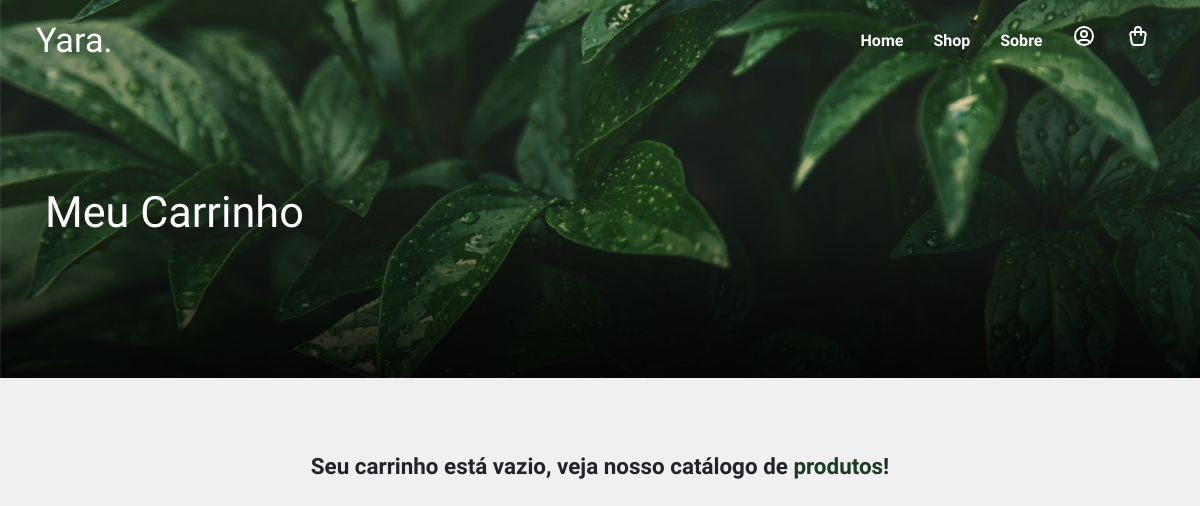
The app's page /view/carrinho.php (signed in), older data.
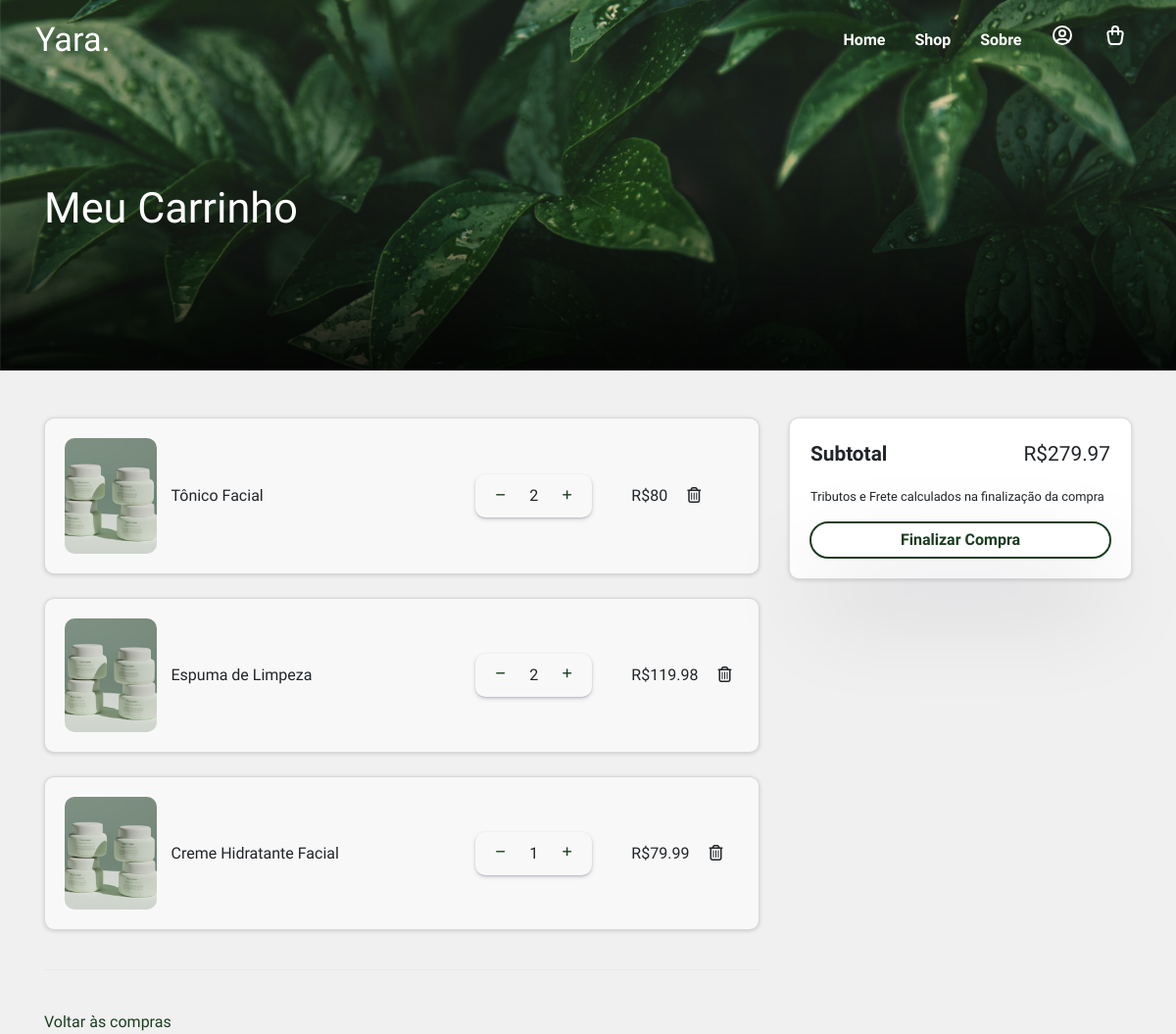
The same page, newer data.
### tables this page shows
CREATE TABLE IF NOT EXISTS `carrinho` (
  `ID_CARRINHO` int NOT NULL AUTO_INCREMENT,
  `id_cliente` int DEFAULT NULL,
  `id_produto` int DEFAULT NULL,
  `nome_produto` varchar(255) NOT NULL,
  `quantidade` int DEFAULT NULL,
  `preco` float NOT NULL,
  PRIMARY KEY (`ID_CARRINHO`),
  KEY `id_cliente` (`id_cliente`),
  KEY `id_produto` (`id_produto`),
  KEY `fk_nome_produto` (`nome_produto`)
);

CREATE TABLE IF NOT EXISTS `produtos` (
  `ID_PRODUTO` int NOT NULL AUTO_INCREMENT,
  `nome` varchar(255) DEFAULT NULL,
  `descricao` text,
  `img` varchar(100) NOT NULL,
  `img_sec` varchar(100) NOT NULL,
  `instrucao` varchar(500) DEFAULT NULL,
  `estoque` int DEFAULT NULL,
  `valor_uni` decimal(10,2) DEFAULT NULL,
  `ingredientes` varchar(300) NOT NULL,
  `status` varchar(20) DEFAULT NULL,
  `datahora` datetime DEFAULT NULL,
  PRIMARY KEY (`ID_PRODUTO`),
  UNIQUE KEY `nome` (`nome`),
  UNIQUE KEY `nome_2` (`nome`),
  KEY `categoria` (`instrucao`)
);

### model/manager.php (called while the page is built, shortened)
<?php
function carrinho($id){
  require "conexao.php";
  $sqlSUB = "SELECT * FROM carrinho  WHERE id_cliente = '{$id}'";
  $result = $conn->query($sqlSUB);
  $dadosSUB=array();
  if ($result->num_rows>0){
      $dadosSUB["result"] = 1;
      $i = 0;
      while($row = $result->fetch_assoc()){
          $dadosSUB[$i]["id_carrinho"] = $row["ID_CARRINHO"];
          $dadosSUB[$i]["id_cliente"] = $row["id_cliente"];
          $dadosSUB[$i]["id_produto"] = $row["id_produto"];
          $dadosSUB[$i]["quantidade"] = $row["quantidade"];
          $i++;
          $dadosSUB["num"] = $i;
      }
      return $dadosSUB;
  }else{
    $dadosSUB["num"] = 0;
      $dadosSUB["result"] = 0;
      return $dadosSUB;
  }
}
function produtoBusca($id){
  require "conexao.php";
  $sqlSUB = "SELECT * FROM produtos  WHERE id_produto = '{$id}'";
  $result = $conn->query($sqlSUB);
while($row=$result->fetch_assoc()){
  $dados["id_produto"] = $row["ID_PRODUTO"];
  $dados["nome"] = $row["nome"];
  $dados["img"] = $row["img"];
  $dados["valor"] = $row["valor_uni"];
  $dados["status"] = $row["status"];
  $dados["estoque"] = $row["estoque"];
}
return $dados;
}
        ?>

### view/carrinho.php (the view, shortened to what this page needs)
<!DOCTYPE html>
<html lang="en">
<head>
        <link href="https://cdn.jsdelivr.net/npm/bootstrap@5.3.2/dist/css/bootstrap.min.css" rel="stylesheet">
                <link
                    rel="stylesheet"
                    href="https://stackpath.bootstrapcdn.com/bootstrap/4.1.3/css/bootstrap.min.css"
>
                <link href="../assets/style/meuperfil.css" rel="stylesheet">
                <link rel="stylesheet" href="../assets/style/globalV2.css">
            </head>
<body>
<html lang="en">
<?php
    if(isset($_SESSION['USER-ID'])){
    ?>
<body class="fade-in" style="display:block !important;">
        <header>
        <div class="menu">
          <a class="logo" href="#" style="color:#000">
              Yara.
          </a>
          <div class="menu-links">
              <a class="menu-link a-home" href="../index.php">Home</a>
              <a class="menu-link a-shop" href="shop.php">Shop</a>
              <a class="menu-link a-sobre" href="">Sobre</a>
              <a class="menu-link" href="meuperfil.php">
              </a>
              <a class="menu-link" href="#">
              </a>
          </div>
      </div>
            <div class="container container-RESP">
                <div class="row">
                    <div class="col-6 margin">
                            <p id="name">Meu Carrinho</p>
                        </div>
                    </div>
                </div>
            </header>
            <br>
<br>
            <div class="container container-RESP">
            <div class="row">
<?php
require '../model/manager.php';
if(ISSET($_SESSION['USER-ID'])){
$id= $_SESSION['USER-ID'];
$dados= carrinho($id);
if($dados['result']=="0"){
    echo "
    <div class=\"col-12 vazio-col\">
    <br>
<p class=\"vazio_p\">
    Seu carrinho está vazio, veja nosso catálogo de <a href=\"shop.php\" class=\"produtos_a\">produtos</a>!
</p></div>
</div>
        </div>
    ";
}else{
    echo "<div class=\"col-8\">";
    $valortotal = '0';
    for($i=0;$i<$dados['num'];$i++){
    $produto = produtoBusca($dados[$i]['id_produto']);
    $valor= $dados[$i]['quantidade'] * $produto['valor'];
    $valortotal = $valortotal+ $valor;
    echo "
    <div class=\"card prod_row\">
  <div class=\"card-body\">
<div class=\"container-flex\">
<div class=\"row\">
<div class=\"col-7 d-flex align-items-center img_div\">
    <img src=\"media/".$produto['img']."\" class=\"prod_img\"alt=\"\">
    <p class=\"d-flex  prod_nome_div\">
   " .$produto['nome']."</p>
    </div>
    <div class=\"col-3 d-flex align-items-center add_div\">
    <div class=\"square_quant\">
  <button class=\"decrease-quantity\" onclick=\"quant('sub','".$dados[$i]['id_carrinho']."','".$dados[$i]['quantidade']."')\"><i class=\"fa-solid fa-minus\"></i></button>
  <span id=\"quantidade\">".$dados[$i]['quantidade']."</span>
  <button class=\"increase-quantity\" onclick=\"quant('add','".$dados[$i]['id_carrinho']."','".$dados[$i]['quantidade']."')\"><i class=\"fa-solid fa-plus\"></i></button>
  </div>
  </div>
  <div class=\"col-2 d-flex align-items-center preco_div\">
     <span class=\"preco\"> R$".$valor." </span>
    <a type=\"button\" onclick=\"excluir('".$dados[$i]['id_carrinho']."')\"><i class=\"fa-regular fa-trash-can\"></i></a>
  </div>
  </div>
  </div>
    </div>
  </div>
  <br>
    ";}
    ?>
<hr id="hr-div"></hr>
<br>
<a href="shop.php" id="voltar">Voltar às compras</a>
                    </div>
                    <div class="col-4">
                    <div class="card subtotal_card">
  <div class="card-body">
 <table> <tr class="subtotal_row font"><td><b>Subtotal</b></td><td class="valor_div">R$<?php echo $valortotal; ?></td></tr>
 </table>
<table class="margin-table">
<tr class="subtotal_row"><td class="frete">Tributos e Frete calculados na finalização da compra</td></tr></table>
<tr><td class="button_final">
    <a type="submit" class="button" href="checkout.php?valor=<?php echo $valortotal; ?>" value="<?php echo $_SESSION["USER-ID"]; ?>" name="btnCarrinho">Finalizar Compra</a>
</td></tr>
</div>
</div>
                    </div>
                </div>
            </div>
 </body>
<?php }} }else{ header("Location: login.php?fase=2"); }?>
</body>
</html>

### assets/style/meuperfil.css (style rules this page uses)
body, html { height: 100% !important; margin: 0 !important; background-color: #f0f0f0 !important; }
.fade-in { opacity: 0; animation: fadeIn 0.2s ease-in forwards; }
.menu { background-color: transparent !important; position: absolute; width: 100%; display: flex; justify-content: space-between; align-items: center; padding: 0 3%; margin: 15px 0px 0px; top: 0; z-index: 3; }
.logo { font-family: 'Berkshire Swash'; font-size: 28pt; text-decoration: none !important; color: #fafafa; cursor: pointer; }
.menu-links { justify-content: space-between !important; display: flex; align-items: center; height: 40px; padding: 0 1.2%; }
.menu-link { margin-left: 30px; font-family: "Questrial", sans-serif; font-size: 14px; font-weight: bold; color: #d6d6d6; text-decoration: none; transition: color 0.3s, text-decoration 0.3s; }
header { background-image: url("../media/yara_bg.png"); }

### assets/style/globalV2.css (style rules this page uses)
:root { --cotainer-size: 84%; --side-spacing: 8%; --base-green: #1a3d1f; --soft-green: #87ab85; --base-yellow: #fdbe50; --base-brown: #85573f; --base-white: #ddd; --verde-V2: #7e9995; --verde-V3: #afc5ae; --verde-V4: #7e9995; --pLR: calc(5% + 18px); --title-font: 'Berkshire Swash', cursive !important; --body-font: 'Questrial', sans-serif !important; --base-font: 'Arapey', serif !important; --base-tam-font: 25pt; --min-tam-font: 16px; --border-radius: 30px; --line-height: 1.15; --min-FontSize: 16px; --med-FontSize: 1.2rem; --max-FontSize: 2.1rem; --normal-weight: 300; --logo-size: 2.14rem; --owl-ig-MR: 0.7%; }
body>* { overflow: visible; }
html { scroll-behavior: smooth; }
body { overflow-x: hidden; word-wrap: break-word; overflow-wrap: break-word; scroll-behavior: smooth; box-sizing: border-box; width: 100vw !important; margin: 0 !important; height: 100%; -webkit-font-smoothing: antialiased; -moz-osx-font-smoothing: grayscale; background-color: #fefefe }
html { width: 100%; margin: 0; padding: 0; border: 0; font-family: var(--base-font); position: relative }
p, h1, h2, h3, h4, h5, h6, span { cursor: default !important; }
a { color: #000; }
a { text-decoration: none !important; }

Row changes from the older to the newer data that the page shows:
added carrinho: id_produto.img (picture), id_produto.nome "Tônico Facial", quantidade "2", quantidade.valor_uni "80"
added carrinho: id_produto.img (picture), id_produto.nome "Espuma de Limpeza", quantidade "2", quantidade.valor_uni "119.98"
added carrinho: id_produto.img (picture), id_produto.nome "Creme Hidratante Facial", quantidade "1", quantidade.valor_uni "79.99"
Text that changed along with them:
$valortotal: (not shown) → "279.97"
text no longer shown: "Seu carrinho está vazio, veja nosso catálogo de produtos !"
text now shown: "Voltar às compras Subtotal R$ Tributos e Frete calculados na finalização da compra Finalizar Compra"
